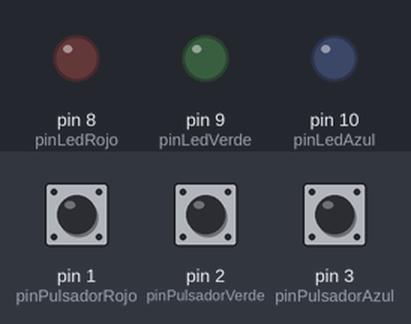
Recording of a sketch running on a simulated Arduino Uno, built with avr-gcc and run on an emulated ATmega328P. Parts: output pins drawn as LEDs (lit = HIGH). The test bench sets the inputs (shaded band); at power-on: pin 1 (pinPulsadorRojo) LOW, pin 2 (pinPulsadorVerde) LOW, pin 3 (pinPulsadorAzul) LOW.

Above: at 1.2 s.
1.3 s: pin 1 (pinPulsadorRojo) pulled HIGH for 0.15 s
At 1.37 s:
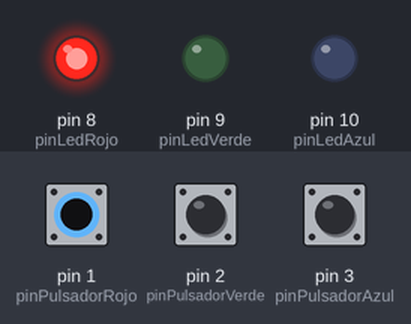
2.9 s: pin 2 (pinPulsadorVerde) pulled HIGH for 0.15 s
At 2.97 s:
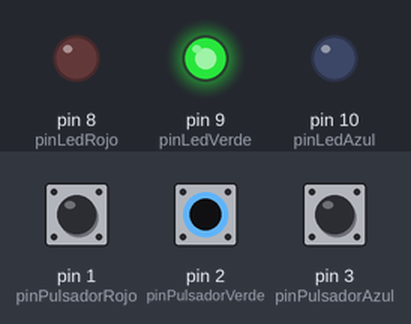
4.5 s: pin 3 (pinPulsadorAzul) pulled HIGH for 0.15 s
At 4.57 s:
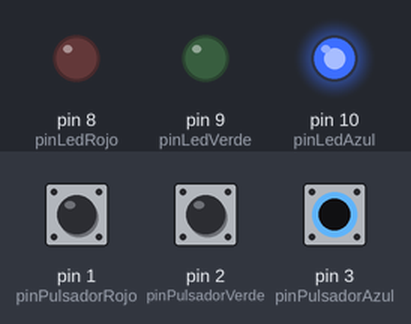
6.1 s: pin 3 (pinPulsadorAzul) pulled HIGH for 3.2 s
At 9.9 s:
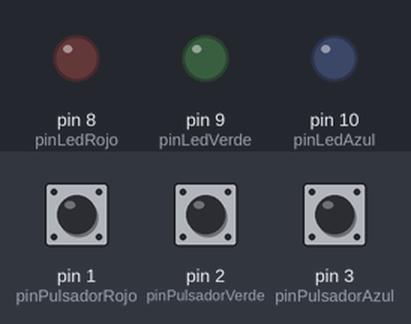
10.8 s: pin 1 (pinPulsadorRojo) pulled HIGH for 3.2 s
At 12.2 s:
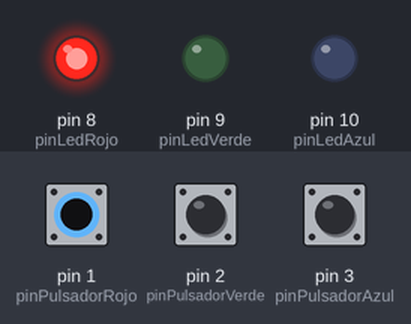
15.5 s: pin 1 (pinPulsadorRojo) driven HIGH and pin 2 (pinPulsadorVerde) driven HIGH
At 15.8 s:
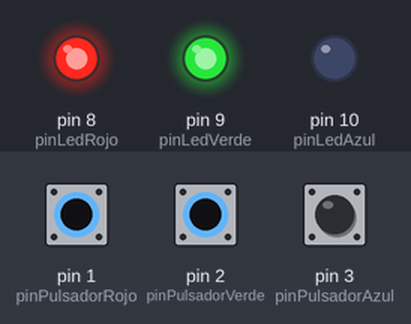
Timing chart, 0 to 18.0 s (numbered marks = the images above; inputs shaded):
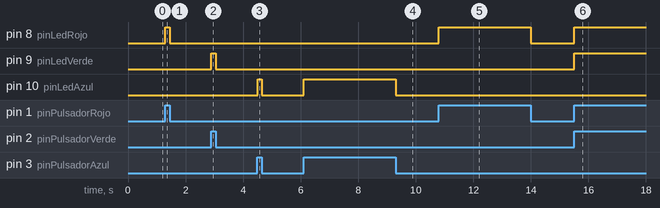

Measured:
- after the input at 1.3 s, pin 8 (pinLedRojo): LOW → HIGH at once, → LOW 0.15 s later
- after the input at 2.9 s, pin 9 (pinLedVerde): LOW → HIGH at once, → LOW 0.15 s later
- after the input at 4.5 s, pin 10 (pinLedAzul): LOW → HIGH at once, → LOW 0.15 s later
- after the input at 6.1 s, pin 10 (pinLedAzul): LOW → HIGH at once, → LOW 3.2 s later
- after the input at 10.8 s, pin 8 (pinLedRojo): LOW → HIGH at once, → LOW 3.2 s later
- after the input at 15.5 s, pin 8 (pinLedRojo), pin 9 (pinLedVerde): LOW → HIGH at once

The sketch:

copy_of_usando_botones1.ino
```cpp
const int pinPulsadorRojo = 1;
const int pinPulsadorVerde = 2;
const int pinPulsadorAzul = 3;

const int pinLedRojo = 8;
const int pinLedVerde = 9;
const int pinLedAzul = 10;

int valorRojo = 0;
int valorVerde = 0;
int valorAzul = 0;

void setup() {
  // Pines de los botones
  pinMode(pinPulsadorRojo, INPUT);
  pinMode(pinPulsadorVerde, INPUT);
  pinMode(pinPulsadorAzul, INPUT);

  // Pines de los leds
  pinMode(pinLedRojo, OUTPUT);
  pinMode(pinLedVerde, OUTPUT);
  pinMode(pinLedAzul, OUTPUT);
}

void loop(){
  valorRojo = digitalRead(pinPulsadorRojo); //lectura digital de pin
  valorVerde = digitalRead(pinPulsadorVerde);
  valorAzul = digitalRead(pinPulsadorAzul);

  digitalWrite(pinLedRojo, valorRojo);
  digitalWrite(pinLedVerde, valorVerde);
  digitalWrite(pinLedAzul, valorAzul);

  //delay(2000);
}
```
